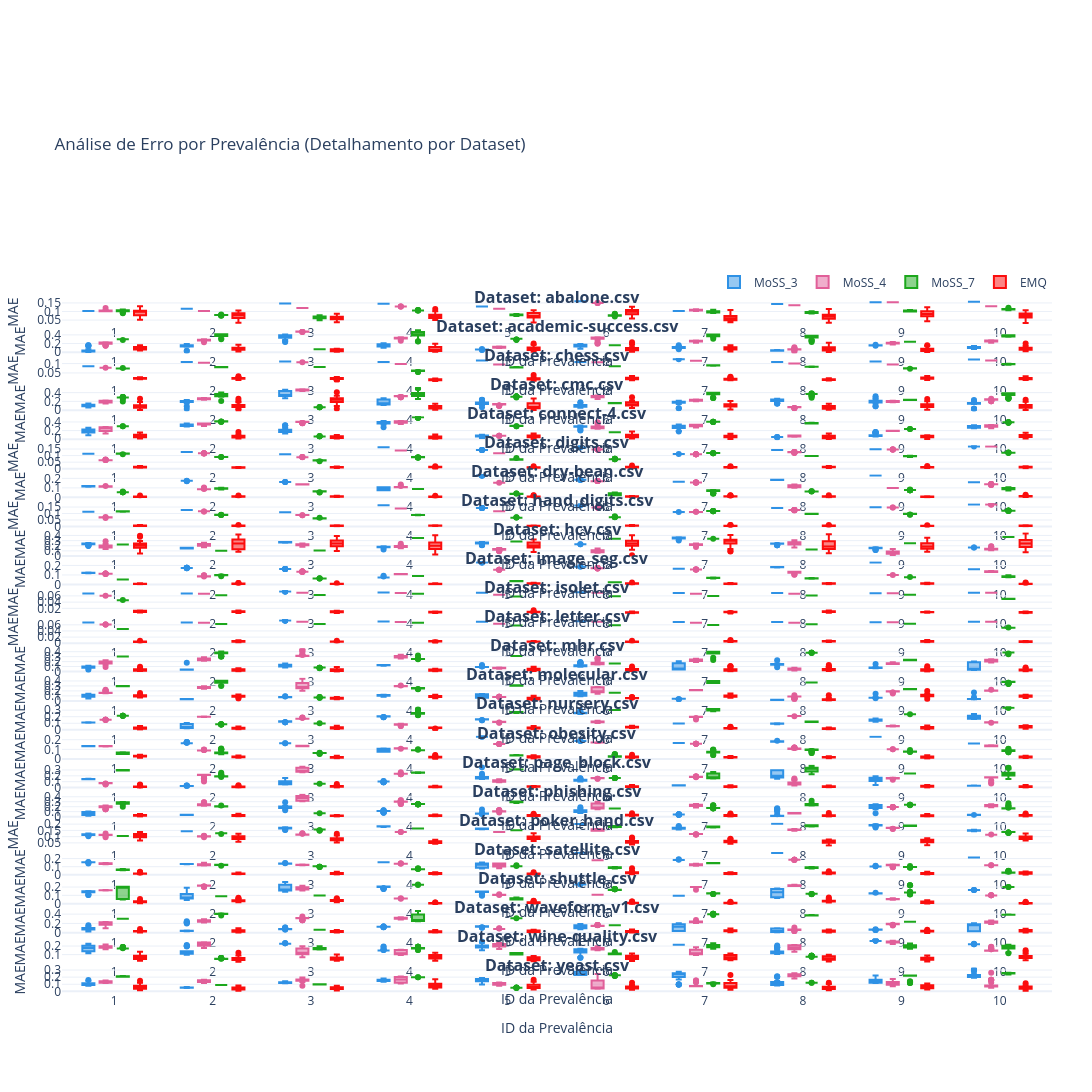

The cell this chart's notebook holds for it:
### Code cell
import pandas as pd
import plotly.graph_objects as go
import plotly.express as px
from plotly.subplots import make_subplots
import numpy as np

# 1. Carregar e Limpar os dados
df = pd.read_csv("cross_nclasses_experiment.csv")
df['erro'] = pd.to_numeric(df['erro'], errors='coerce')
df = df.dropna(subset=['erro', 'modelo', 'dataset'])

# 2. Configurações de layout
datasets = df['dataset'].unique()
n_datasets = len(datasets)
modelos = df['modelo'].unique()
n_repeats = 30

# Cores fixas
cores = px.colors.qualitative.Dark24
color_map = {modelo: cores[i % len(cores)] for i, modelo in enumerate(modelos)}

# --- AJUSTE DO ESPAÇAMENTO BRANCO ---
# Quanto maior a altura, menor deve ser o vertical_spacing relativo.
# 20 pixels de espaço real dividido pela altura total:
espaco_em_pixels = 100 
altura_por_dataset = 600 # 1600 era muito, mas se quiser manter, o cálculo abaixo ajusta
altura_total = n_datasets * altura_por_dataset
spacing_calculado = espaco_em_pixels / altura_total 

fig = make_subplots(
    rows=n_datasets, cols=1, 
    subplot_titles=[f"<b>Dataset: {ds}</b>" for ds in datasets],
    vertical_spacing=spacing_calculado # Espaçamento fixo em pixels convertido para relativo
)

# 3. Iterar por dataset e construir os boxplots
for i, ds in enumerate(datasets, 1):
    df_ds = df[df['dataset'] == ds].copy()
    df_ds['prevalencia_id'] = df_ds.groupby('modelo').cumcount() // n_repeats + 1
    
    for modelo in modelos:
        df_plot = df_ds[df_ds['modelo'] == modelo]
        
        if not df_plot.empty:
            fig.add_trace(
                go.Box(
                    x=df_plot['prevalencia_id'],
                    y=df_plot['erro'],
                    name=modelo,
                    marker_color=color_map[modelo],
                    boxpoints='outliers',
                    legendgroup=modelo,
                    showlegend=(i == 1),
                    offsetgroup=modelo
                ),
                row=i, col=1
            )

# 4. Ajustes Finais
fig.update_layout(
    height=altura_total,
    width=1300,
    template="plotly_white",
    title_text="Análise de Erro por Prevalência (Detalhamento por Dataset)",
    boxmode='group',
    showlegend=True,
    legend=dict(orientation="h", yanchor="bottom", y=1.005, xanchor="right", x=1),
    # Diminuir as margens internas de cada subplot para usar mais espaço
    margin=dict(t=300, b=100, l=60, r=40)
)

# Ajustar títulos das subfiguras (colocar mais perto do gráfico)
for i in range(len(fig.layout.annotations)):
    fig.layout.annotations[i].update(yshift=-10) # Empurra o título para baixo, mais perto do box

# Garantir eixos X visíveis
fig.update_xaxes(tickmode='linear', dtick=1, title_text="ID da Prevalência")
fig.update_yaxes(title_text="MAE")

# 5. Salvar
fig.write_html("resultado_sem_espacos.html")
print(f"✅ HTML gerado com spacing de {spacing_calculado:.5f}")
fig.show()

### Figure 1 — Plotly figure (JSON) as saved in the notebook; plotly's stock layout.template omitted (floating-point values rounded to 4 significant figures; data arrays with more than 128 entries replaced by an {"elided": "..."} marker saying what was removed)
{"data": [{"boxpoints": "outliers", "legendgroup": "MoSS_3", "marker": {"color": "#2E91E5"}, "name": "MoSS_3", "offsetgroup": "MoSS_3", "showlegend": true, "type": "box", "x": {"elided": "300 int values"}, "xaxis": "x", "y": {"elided": "300 float values"}, "yaxis": "y"}, {"boxpoints": "outliers", "legendgroup": "MoSS_4", "marker": {"color": "#E15F99"}, "name": "MoSS_4", "offsetgroup": "MoSS_4", "showlegend": true, "type": "box", "x": {"elided": "300 int values"}, "xaxis": "x", "y": {"elided": "300 float values"}, "yaxis": "y"}, {"boxpoints": "outliers", "legendgroup": "MoSS_7", "marker": {"color": "#1CA71C"}, "name": "MoSS_7", "offsetgroup": "MoSS_7", "showlegend": true, "type": "box", "x": {"elided": "300 int values"}, "xaxis": "x", "y": {"elided": "300 float values"}, "yaxis": "y"}, {"boxpoints": "outliers", "legendgroup": "EMQ", "marker": {"color": "#FB0D0D"}, "name": "EMQ", "offsetgroup": "EMQ", "showlegend": true, "type": "box", "x": {"elided": "300 int values"}, "xaxis": "x", "y": {"elided": "300 float values"}, "yaxis": "y"}, {"boxpoints": "outliers", "legendgroup": "MoSS_3", "marker": {"color": "#2E91E5"}, "name": "MoSS_3", "offsetgroup": "MoSS_3", "showlegend": false, "type": "box", "x": {"elided": "300 int values"}, "xaxis": "x2", "y": {"elided": "300 float values"}, "yaxis": "y2"}, {"boxpoints": "outliers", "legendgroup": "MoSS_4", "marker": {"color": "#E15F99"}, "name": "MoSS_4", "offsetgroup": "MoSS_4", "showlegend": false, "type": "box", "x": {"elided": "300 int values"}, "xaxis": "x2", "y": {"elided": "300 float values"}, "yaxis": "y2"}, {"boxpoints": "outliers", "legendgroup": "MoSS_7", "marker": {"color": "#1CA71C"}, "name": "MoSS_7", "offsetgroup": "MoSS_7", "showlegend": false, "type": "box", "x": {"elided": "300 int values"}, "xaxis": "x2", "y": {"elided": "300 float values"}, "yaxis": "y2"}, {"boxpoints": "outliers", "legendgroup": "EMQ", "marker": {"color": "#FB0D0D"}, "name": "EMQ", "offsetgroup": "EMQ", "showlegend": false, "type": "box", "x": {"elided": "300 int values"}, "xaxis": "x2", "y": {"elided": "300 float values"}, "yaxis": "y2"}, {"boxpoints": "outliers", "legendgroup": "MoSS_3", "marker": {"color": "#2E91E5"}, "name": "MoSS_3", "offsetgroup": "MoSS_3", "showlegend": false, "type": "box", "x": {"elided": "300 int values"}, "xaxis": "x3", "y": {"elided": "300 float values"}, "yaxis": "y3"}, {"boxpoints": "outliers", "legendgroup": "MoSS_4", "marker": {"color": "#E15F99"}, "name": "MoSS_4", "offsetgroup": "MoSS_4", "showlegend": false, "type": "box", "x": {"elided": "300 int values"}, "xaxis": "x3", "y": {"elided": "300 float values"}, "yaxis": "y3"}, {"boxpoints": "outliers", "legendgroup": "MoSS_7", "marker": {"color": "#1CA71C"}, "name": "MoSS_7", "offsetgroup": "MoSS_7", "showlegend": false, "type": "box", "x": {"elided": "300 int values"}, "xaxis": "x3", "y": {"elided": "300 float values"}, "yaxis": "y3"}, {"boxpoints": "outliers", "legendgroup": "EMQ", "marker": {"color": "#FB0D0D"}, "name": "EMQ", "offsetgroup": "EMQ", "showlegend": false, "type": "box", "x": {"elided": "300 int values"}, "xaxis": "x3", "y": {"elided": "300 float values"}, "yaxis": "y3"}, {"boxpoints": "outliers", "legendgroup": "MoSS_3", "marker": {"color": "#2E91E5"}, "name": "MoSS_3", "offsetgroup": "MoSS_3", "showlegend": false, "type": "box", "x": {"elided": "300 int values"}, "xaxis": "x4", "y": {"elided": "300 float values"}, "yaxis": "y4"}, {"boxpoints": "outliers", "legendgroup": "MoSS_4", "marker": {"color": "#E15F99"}, "name": "MoSS_4", "offsetgroup": "MoSS_4", "showlegend": false, "type": "box", "x": {"elided": "300 int values"}, "xaxis": "x4", "y": {"elided": "300 float values"}, "yaxis": "y4"}, {"boxpoints": "outliers", "legendgroup": "MoSS_7", "marker": {"color": "#1CA71C"}, "name": "MoSS_7", "offsetgroup": "MoSS_7", "showlegend": false, "type": "box", "x": {"elided": "300 int values"}, "xaxis": "x4", "y": {"elided": "300 float values"}, "yaxis": "y4"}, {"boxpoints": "outliers", "legendgroup": "EMQ", "marker": {"color": "#FB0D0D"}, "name": "EMQ", "offsetgroup": "EMQ", "showlegend": false, "type": "box", "x": {"elided": "300 int values"}, "xaxis": "x4", "y": {"elided": "300 float values"}, "yaxis": "y4"}, {"boxpoints": "outliers", "legendgroup": "MoSS_3", "marker": {"color": "#2E91E5"}, "name": "MoSS_3", "offsetgroup": "MoSS_3", "showlegend": false, "type": "box", "x": {"elided": "300 int values"}, "xaxis": "x5", "y": {"elided": "300 float values"}, "yaxis": "y5"}, {"boxpoints": "outliers", "legendgroup": "MoSS_4", "marker": {"color": "#E15F99"}, "name": "MoSS_4", "offsetgroup": "MoSS_4", "showlegend": false, "type": "box", "x": {"elided": "300 int values"}, "xaxis": "x5", "y": {"elided": "300 float values"}, "yaxis": "y5"}, {"boxpoints": "outliers", "legendgroup": "MoSS_7", "marker": {"color": "#1CA71C"}, "name": "MoSS_7", "offsetgroup": "MoSS_7", "showlegend": false, "type": "box", "x": {"elided": "300 int values"}, "xaxis": "x5", "y": {"elided": "300 float values"}, "yaxis": "y5"}, {"boxpoints": "outliers", "legendgroup": "EMQ", "marker": {"color": "#FB0D0D"}, "name": "EMQ", "offsetgroup": "EMQ", "showlegend": false, "type": "box", "x": {"elided": "300 int values"}, "xaxis": "x5", "y": {"elided": "300 float values"}, "yaxis": "y5"}, {"boxpoints": "outliers", "legendgroup": "MoSS_3", "marker": {"color": "#2E91E5"}, "name": "MoSS_3", "offsetgroup": "MoSS_3", "showlegend": false, "type": "box", "x": {"elided": "300 int values"}, "xaxis": "x6", "y": {"elided": "300 float values"}, "yaxis": "y6"}, {"boxpoints": "outliers", "legendgroup": "MoSS_4", "marker": {"color": "#E15F99"}, "name": "MoSS_4", "offsetgroup": "MoSS_4", "showlegend": false, "type": "box", "x": {"elided": "300 int values"}, "xaxis": "x6", "y": {"elided": "300 float values"}, "yaxis": "y6"}, {"boxpoints": "outliers", "legendgroup": "MoSS_7", "marker": {"color": "#1CA71C"}, "name": "MoSS_7", "offsetgroup": "MoSS_7", "showlegend": false, "type": "box", "x": {"elided": "300 int values"}, "xaxis": "x6", "y": {"elided": "300 float values"}, "yaxis": "y6"}, {"boxpoints": "outliers", "legendgroup": "EMQ", "marker": {"color": "#FB0D0D"}, "name": "EMQ", "offsetgroup": "EMQ", "showlegend": false, "type": "box", "x": {"elided": "300 int values"}, "xaxis": "x6", "y": {"elided": "300 float values"}, "yaxis": "y6"}, {"boxpoints": "outliers", "legendgroup": "MoSS_3", "marker": {"color": "#2E91E5"}, "name": "MoSS_3", "offsetgroup": "MoSS_3", "showlegend": false, "type": "box", "x": {"elided": "300 int values"}, "xaxis": "x7", "y": {"elided": "300 float values"}, "yaxis": "y7"}, {"boxpoints": "outliers", "legendgroup": "MoSS_4", "marker": {"color": "#E15F99"}, "name": "MoSS_4", "offsetgroup": "MoSS_4", "showlegend": false, "type": "box", "x": {"elided": "300 int values"}, "xaxis": "x7", "y": {"elided": "300 float values"}, "yaxis": "y7"}, {"boxpoints": "outliers", "legendgroup": "MoSS_7", "marker": {"color": "#1CA71C"}, "name": "MoSS_7", "offsetgroup": "MoSS_7", "showlegend": false, "type": "box", "x": {"elided": "300 int values"}, "xaxis": "x7", "y": {"elided": "300 float values"}, "yaxis": "y7"}, {"boxpoints": "outliers", "legendgroup": "EMQ", "marker": {"color": "#FB0D0D"}, "name": "EMQ", "offsetgroup": "EMQ", "showlegend": false, "type": "box", "x": {"elided": "300 int values"}, "xaxis": "x7", "y": {"elided": "300 float values"}, "yaxis": "y7"}, {"boxpoints": "outliers", "legendgroup": "MoSS_3", "marker": {"color": "#2E91E5"}, "name": "MoSS_3", "offsetgroup": "MoSS_3", "showlegend": false, "type": "box", "x": {"elided": "300 int values"}, "xaxis": "x8", "y": {"elided": "300 float values"}, "yaxis": "y8"}, {"boxpoints": "outliers", "legendgroup": "MoSS_4", "marker": {"color": "#E15F99"}, "name": "MoSS_4", "offsetgroup": "MoSS_4", "showlegend": false, "type": "box", "x": {"elided": "300 int values"}, "xaxis": "x8", "y": {"elided": "300 float values"}, "yaxis": "y8"}, {"boxpoints": "outliers", "legendgroup": "MoSS_7", "marker": {"color": "#1CA71C"}, "name": "MoSS_7", "offsetgroup": "MoSS_7", "showlegend": false, "type": "box", "x": {"elided": "300 int values"}, "xaxis": "x8", "y": {"elided": "300 float values"}, "yaxis": "y8"}, {"boxpoints": "outliers", "legendgroup": "EMQ", "marker": {"color": "#FB0D0D"}, "name": "EMQ", "offsetgroup": "EMQ", "showlegend": false, "type": "box", "x": {"elided": "300 int values"}, "xaxis": "x8", "y": {"elided": "300 float values"}, "yaxis": "y8"}, {"boxpoints": "outliers", "legendgroup": "MoSS_3", "marker": {"color": "#2E91E5"}, "name": "MoSS_3", "offsetgroup": "MoSS_3", "showlegend": false, "type": "box", "x": {"elided": "300 int values"}, "xaxis": "x9", "y": {"elided": "300 float values"}, "yaxis": "y9"}, {"boxpoints": "outliers", "legendgroup": "MoSS_4", "marker": {"color": "#E15F99"}, "name": "MoSS_4", "offsetgroup": "MoSS_4", "showlegend": false, "type": "box", "x": {"elided": "300 int values"}, "xaxis": "x9", "y": {"elided": "300 float values"}, "yaxis": "y9"}, {"boxpoints": "outliers", "legendgroup": "MoSS_7", "marker": {"color": "#1CA71C"}, "name": "MoSS_7", "offsetgroup": "MoSS_7", "showlegend": false, "type": "box", "x": {"elided": "300 int values"}, "xaxis": "x9", "y": {"elided": "300 float values"}, "yaxis": "y9"}, {"boxpoints": "outliers", "legendgroup": "EMQ", "marker": {"color": "#FB0D0D"}, "name": "EMQ", "offsetgroup": "EMQ", "showlegend": false, "type": "box", "x": {"elided": "300 int values"}, "xaxis": "x9", "y": {"elided": "300 float values"}, "yaxis": "y9"}, {"boxpoints": "outliers", "legendgroup": "MoSS_3", "marker": {"color": "#2E91E5"}, "name": "MoSS_3", "offsetgroup": "MoSS_3", "showlegend": false, "type": "box", "x": {"elided": "300 int values"}, "xaxis": "x10", "y": {"elided": "300 float values"}, "yaxis": "y10"}, {"boxpoints": "outliers", "legendgroup": "MoSS_4", "marker": {"color": "#E15F99"}, "name": "MoSS_4", "offsetgroup": "MoSS_4", "showlegend": false, "type": "box", "x": {"elided": "300 int values"}, "xaxis": "x10", "y": {"elided": "300 float values"}, "yaxis": "y10"}, {"boxpoints": "outliers", "legendgroup": "MoSS_7", "marker": {"color": "#1CA71C"}, "name": "MoSS_7", "offsetgroup": "MoSS_7", "showlegend": false, "type": "box", "x": {"elided": "300 int values"}, "xaxis": "x10", "y": {"elided": "300 float values"}, "yaxis": "y10"}, {"boxpoints": "outliers", "legendgroup": "EMQ", "marker": {"color": "#FB0D0D"}, "name": "EMQ", "offsetgroup": "EMQ", "showlegend": false, "type": "box", "x": {"elided": "300 int values"}, "xaxis": "x10", "y": {"elided": "300 float values"}, "yaxis": "y10"}, {"boxpoints": "outliers", "legendgroup": "MoSS_3", "marker": {"color": "#2E91E5"}, "name": "MoSS_3", "offsetgroup": "MoSS_3", "showlegend": false, "type": "box", "x": {"elided": "300 int values"}, "xaxis": "x11", "y": {"elided": "300 float values"}, "yaxis": "y11"}, {"boxpoints": "outliers", "legendgroup": "MoSS_4", "marker": {"color": "#E15F99"}, "name": "MoSS_4", "offsetgroup": "MoSS_4", "showlegend": false, "type": "box", "x": {"elided": "300 int values"}, "xaxis": "x11", "y": {"elided": "300 float values"}, "yaxis": "y11"}, {"boxpoints": "outliers", "legendgroup": "MoSS_7", "marker": {"color": "#1CA71C"}, "name": "MoSS_7", "offsetgroup": "MoSS_7", "showlegend": false, "type": "box", "x": {"elided": "300 int values"}, "xaxis": "x11", "y": {"elided": "300 float values"}, "yaxis": "y11"}, {"boxpoints": "outliers", "legendgroup": "EMQ", "marker": {"color": "#FB0D0D"}, "name": "EMQ", "offsetgroup": "EMQ", "showlegend": false, "type": "box", "x": {"elided": "300 int values"}, "xaxis": "x11", "y": {"elided": "300 float values"}, "yaxis": "y11"}, {"boxpoints": "outliers", "legendgroup": "MoSS_3", "marker": {"color": "#2E91E5"}, "name": "MoSS_3", "offsetgroup": "MoSS_3", "showlegend": false, "type": "box", "x": {"elided": "300 int values"}, "xaxis": "x12", "y": {"elided": "300 float values"}, "yaxis": "y12"}, {"boxpoints": "outliers", "legendgroup": "MoSS_4", "marker": {"color": "#E15F99"}, "name": "MoSS_4", "offsetgroup": "MoSS_4", "showlegend": false, "type": "box", "x": {"elided": "300 int values"}, "xaxis": "x12", "y": {"elided": "300 float values"}, "yaxis": "y12"}, {"boxpoints": "outliers", "legendgroup": "MoSS_7", "marker": {"color": "#1CA71C"}, "name": "MoSS_7", "offsetgroup": "MoSS_7", "showlegend": false, "type": "box", "x": {"elided": "300 int values"}, "xaxis": "x12", "y": {"elided": "300 float values"}, "yaxis": "y12"}, {"boxpoints": "outliers", "legendgroup": "EMQ", "marker": {"color": "#FB0D0D"}, "name": "EMQ", "offsetgroup": "EMQ", "showlegend": false, "type": "box", "x": {"elided": "300 int values"}, "xaxis": "x12", "y": {"elided": "300 float values"}, "yaxis": "y12"}, {"boxpoints": "outliers", "legendgroup": "MoSS_3", "marker": {"color": "#2E91E5"}, "name": "MoSS_3", "offsetgroup": "MoSS_3", "showlegend": false, "type": "box", "x": {"elided": "300 int values"}, "xaxis": "x13", "y": {"elided": "300 float values"}, "yaxis": "y13"}, {"boxpoints": "outliers", "legendgroup": "MoSS_4", "marker": {"color": "#E15F99"}, "name": "MoSS_4", "offsetgroup": "MoSS_4", "showlegend": false, "type": "box", "x": {"elided": "300 int values"}, "xaxis": "x13", "y": {"elided": "300 float values"}, "yaxis": "y13"}, {"boxpoints": "outliers", "legendgroup": "MoSS_7", "marker": {"color": "#1CA71C"}, "name": "MoSS_7", "offsetgroup": "MoSS_7", "showlegend": false, "type": "box", "x": {"elided": "300 int values"}, "xaxis": "x13", "y": {"elided": "300 float values"}, "yaxis": "y13"}, {"boxpoints": "outliers", "legendgroup": "EMQ", "marker": {"color": "#FB0D0D"}, "name": "EMQ", "offsetgroup": "EMQ", "showlegend": false, "type": "box", "x": {"elided": "300 int values"}, "xaxis": "x13", "y": {"elided": "300 float values"}, "yaxis": "y13"}, {"boxpoints": "outliers", "legendgroup": "MoSS_3", "marker": {"color": "#2E91E5"}, "name": "MoSS_3", "offsetgroup": "MoSS_3", "showlegend": false, "type": "box", "x": {"elided": "300 int values"}, "xaxis": "x14", "y": {"elided": "300 float values"}, "yaxis": "y14"}, {"boxpoints": "outliers", "legendgroup": "MoSS_4", "marker": {"color": "#E15F99"}, "name": "MoSS_4", "offsetgroup": "MoSS_4", "showlegend": false, "type": "box", "x": {"elided": "300 int values"}, "xaxis": "x14", "y": {"elided": "300 float values"}, "yaxis": "y14"}, {"boxpoints": "outliers", "legendgroup": "MoSS_7", "marker": {"color": "#1CA71C"}, "name": "MoSS_7", "offsetgroup": "MoSS_7", "showlegend": false, "type": "box", "x": {"elided": "300 int values"}, "xaxis": "x14", "y": {"elided": "300 float values"}, "yaxis": "y14"}, {"boxpoints": "outliers", "legendgroup": "EMQ", "marker": {"color": "#FB0D0D"}, "name": "EMQ", "offsetgroup": "EMQ", "showlegend": false, "type": "box", "x": {"elided": "300 int values"}, "xaxis": "x14", "y": {"elided": "300 float values"}, "yaxis": "y14"}, {"boxpoints": "outliers", "legendgroup": "MoSS_3", "marker": {"color": "#2E91E5"}, "name": "MoSS_3", "offsetgroup": "MoSS_3", "showlegend": false, "type": "box", "x": {"elided": "300 int values"}, "xaxis": "x15", "y": {"elided": "300 float values"}, "yaxis": "y15"}, {"boxpoints": "outliers", "legendgroup": "MoSS_4", "marker": {"color": "#E15F99"}, "name": "MoSS_4", "offsetgroup": "MoSS_4", "showlegend": false, "type": "box", "x": {"elided": "300 int values"}, "xaxis": "x15", "y": {"elided": "300 float values"}, "yaxis": "y15"}, {"boxpoints": "outliers", "legendgroup": "MoSS_7", "marker": {"color": "#1CA71C"}, "name": "MoSS_7", "offsetgroup": "MoSS_7", "showlegend": false, "type": "box", "x": {"elided": "300 int values"}, "xaxis": "x15", "y": {"elided": "300 float values"}, "yaxis": "y15"}, {"boxpoints": "outliers", "legendgroup": "EMQ", "marker": {"color": "#FB0D0D"}, "name": "EMQ", "offsetgroup": "EMQ", "showlegend": false, "type": "box", "x": {"elided": "300 int values"}, "xaxis": "x15", "y": {"elided": "300 float values"}, "yaxis": "y15"}, {"boxpoints": "outliers", "legendgroup": "MoSS_3", "marker": {"color": "#2E91E5"}, "name": "MoSS_3", "offsetgroup": "MoSS_3", "showlegend": false, "type": "box", "x": {"elided": "300 int values"}, "xaxis": "x16", "y": {"elided": "300 float values"}, "yaxis": "y16"}, {"boxpoints": "outliers", "legendgroup": "MoSS_4", "marker": {"color": "#E15F99"}, "name": "MoSS_4", "offsetgroup": "MoSS_4", "showlegend": false, "type": "box", "x": {"elided": "300 int values"}, "xaxis": "x16", "y": {"elided": "300 float values"}, "yaxis": "y16"}, {"boxpoints": "outliers", "legendgroup": "MoSS_7", "marker": {"color": "#1CA71C"}, "name": "MoSS_7", "offsetgroup": "MoSS_7", "showlegend": false, "type": "box", "x": {"elided": "300 int values"}, "xaxis": "x16", "y": {"elided": "300 float values"}, "yaxis": "y16"}, {"boxpoints": "outliers", "legendgroup": "EMQ", "marker": {"color": "#FB0D0D"}, "name": "EMQ", "offsetgroup": "EMQ", "showlegend": false, "type": "box", "x": {"elided": "300 int values"}, "xaxis": "x16", "y": {"elided": "300 float values"}, "yaxis": "y16"}, {"boxpoints": "outliers", "legendgroup": "MoSS_3", "marker": {"color": "#2E91E5"}, "name": "MoSS_3", "offsetgroup": "MoSS_3", "showlegend": false, "type": "box", "x": {"elided": "300 int values"}, "xaxis": "x17", "y": {"elided": "300 float values"}, "yaxis": "y17"}, {"boxpoints": "outliers", "legendgroup": "MoSS_4", "marker": {"color": "#E15F99"}, "name": "MoSS_4", "offsetgroup": "MoSS_4", "showlegend": false, "type": "box", "x": {"elided": "300 int values"}, "xaxis": "x17", "y": {"elided": "300 float values"}, "yaxis": "y17"}, {"boxpoints": "outliers", "legendgroup": "MoSS_7", "marker": {"color": "#1CA71C"}, "name": "MoSS_7", "offsetgroup": "MoSS_7", "showlegend": false, "type": "box", "x": {"elided": "300 int values"}, "xaxis": "x17", "y": {"elided": "300 float values"}, "yaxis": "y17"}, {"boxpoints": "outliers", "legendgroup": "EMQ", "marker": {"color": "#FB0D0D"}, "name": "EMQ", "offsetgroup": "EMQ", "showlegend": false, "type": "box", "x": {"elided": "300 int values"}, "xaxis": "x17", "y": {"elided": "300 float values"}, "yaxis": "y17"}, {"boxpoints": "outliers", "legendgroup": "MoSS_3", "marker": {"color": "#2E91E5"}, "name": "MoSS_3", "offsetgroup": "MoSS_3", "showlegend": false, "type": "box", "x": {"elided": "300 int values"}, "xaxis": "x18", "y": {"elided": "300 float values"}, "yaxis": "y18"}, {"boxpoints": "outliers", "legendgroup": "MoSS_4", "marker": {"color": "#E15F99"}, "name": "MoSS_4", "offsetgroup": "MoSS_4", "showlegend": false, "type": "box", "x": {"elided": "300 int values"}, "xaxis": "x18", "y": {"elided": "300 float values"}, "yaxis": "y18"}, {"boxpoints": "outliers", "legendgroup": "MoSS_7", "marker": {"color": "#1CA71C"}, "name": "MoSS_7", "offsetgroup": "MoSS_7", "showlegend": false, "type": "box", "x": {"elided": "300 int values"}, "xaxis": "x18", "y": {"elided": "300 float values"}, "yaxis": "y18"}, {"boxpoints": "outliers", "legendgroup": "EMQ", "marker": {"color": "#FB0D0D"}, "name": "EMQ", "offsetgroup": "EMQ", "showlegend": false, "type": "box", "x": {"elided": "300 int values"}, "xaxis": "x18", "y": {"elided": "300 float values"}, "yaxis": "y18"}, {"boxpoints": "outliers", "legendgroup": "MoSS_3", "marker": {"color": "#2E91E5"}, "name": "MoSS_3", "offsetgroup": "MoSS_3", "showlegend": false, "type": "box", "x": {"elided": "300 int values"}, "xaxis": "x19", "y": {"elided": "300 float values"}, "yaxis": "y19"}, {"boxpoints": "outliers", "legendgroup": "MoSS_4", "marker": {"color": "#E15F99"}, "name": "MoSS_4", "offsetgroup": "MoSS_4", "showlegend": false, "type": "box", "x": {"elided": "300 int values"}, "xaxis": "x19", "y": {"elided": "300 float values"}, "yaxis": "y19"}, {"boxpoints": "outliers", "legendgroup": "MoSS_7", "marker": {"color": "#1CA71C"}, "name": "MoSS_7", "offsetgroup": "MoSS_7", "showlegend": false, "type": "box", "x": {"elided": "300 int values"}, "xaxis": "x19", "y": {"elided": "300 float values"}, "yaxis": "y19"}, {"boxpoints": "outliers", "legendgroup": "EMQ", "marker": {"color": "#FB0D0D"}, "name": "EMQ", "offsetgroup": "EMQ", "showlegend": false, "type": "box", "x": {"elided": "300 int values"}, "xaxis": "x19", "y": {"elided": "300 float values"}, "yaxis": "y19"}, {"boxpoints": "outliers", "legendgroup": "MoSS_3", "marker": {"color": "#2E91E5"}, "name": "MoSS_3", "offsetgroup": "MoSS_3", "showlegend": false, "type": "box", "x": {"elided": "300 int values"}, "xaxis": "x20", "y": {"elided": "300 float values"}, "yaxis": "y20"}, {"boxpoints": "outliers", "legendgroup": "MoSS_4", "marker": {"color": "#E15F99"}, "name": "MoSS_4", "offsetgroup": "MoSS_4", "showlegend": false, "type": "box", "x": {"elided": "300 int values"}, "xaxis": "x20", "y": {"elided": "300 float values"}, "yaxis": "y20"}, {"boxpoints": "outliers", "legendgroup": "MoSS_7", "marker": {"color": "#1CA71C"}, "name": "MoSS_7", "offsetgroup": "MoSS_7", "showlegend": false, "type": "box", "x": {"elided": "300 int values"}, "xaxis": "x20", "y": {"elided": "300 float values"}, "yaxis": "y20"}, {"boxpoints": "outliers", "legendgroup": "EMQ", "marker": {"color": "#FB0D0D"}, "name": "EMQ", "offsetgroup": "EMQ", "showlegend": false, "type": "box", "x": {"elided": "300 int values"}, "xaxis": "x20", "y": {"elided": "300 float values"}, "yaxis": "y20"}, {"boxpoints": "outliers", "legendgroup": "MoSS_3", "marker": {"color": "#2E91E5"}, "name": "MoSS_3", "offsetgroup": "MoSS_3", "showlegend": false, "type": "box", "x": {"elided": "300 int values"}, "xaxis": "x21", "y": {"elided": "300 float values"}, "yaxis": "y21"}, {"boxpoints": "outliers", "legendgroup": "MoSS_4", "marker": {"color": "#E15F99"}, "name": "MoSS_4", "offsetgroup": "MoSS_4", "showlegend": false, "type": "box", "x": {"elided": "300 int values"}, "xaxis": "x21", "y": {"elided": "300 float values"}, "yaxis": "y21"}, {"boxpoints": "outliers", "legendgroup": "MoSS_7", "marker": {"color": "#1CA71C"}, "name": "MoSS_7", "offsetgroup": "MoSS_7", "showlegend": false, "type": "box", "x": {"elided": "300 int values"}, "xaxis": "x21", "y": {"elided": "300 float values"}, "yaxis": "y21"}, {"boxpoints": "outliers", "legendgroup": "EMQ", "marker": {"color": "#FB0D0D"}, "name": "EMQ", "offsetgroup": "EMQ", "showlegend": false, "type": "box", "x": {"elided": "300 int values"}, "xaxis": "x21", "y": {"elided": "300 float values"}, "yaxis": "y21"}, {"boxpoints": "outliers", "legendgroup": "MoSS_3", "marker": {"color": "#2E91E5"}, "name": "MoSS_3", "offsetgroup": "MoSS_3", "showlegend": false, "type": "box", "x": {"elided": "300 int values"}, "xaxis": "x22", "y": {"elided": "300 float values"}, "yaxis": "y22"}, {"boxpoints": "outliers", "legendgroup": "MoSS_4", "marker": {"color": "#E15F99"}, "name": "MoSS_4", "offsetgroup": "MoSS_4", "showlegend": false, "type": "box", "x": {"elided": "300 int values"}, "xaxis": "x22", "y": {"elided": "300 float values"}, "yaxis": "y22"}, {"boxpoints": "outliers", "legendgroup": "MoSS_7", "marker": {"color": "#1CA71C"}, "name": "MoSS_7", "offsetgroup": "MoSS_7", "showlegend": false, "type": "box", "x": {"elided": "300 int values"}, "xaxis": "x22", "y": {"elided": "300 float values"}, "yaxis": "y22"}, {"boxpoints": "outliers", "legendgroup": "EMQ", "marker": {"color": "#FB0D0D"}, "name": "EMQ", "offsetgroup": "EMQ", "showlegend": false, "type": "box", "x": {"elided": "300 int values"}, "xaxis": "x22", "y": {"elided": "300 float values"}, "yaxis": "y22"}, {"boxpoints": "outliers", "legendgroup": "MoSS_3", "marker": {"color": "#2E91E5"}, "name": "MoSS_3", "offsetgroup": "MoSS_3", "showlegend": false, "type": "box", "x": {"elided": "300 int values"}, "xaxis": "x23", "y": {"elided": "300 float values"}, "yaxis": "y23"}, {"boxpoints": "outliers", "legendgroup": "MoSS_4", "marker": {"color": "#E15F99"}, "name": "MoSS_4", "offsetgroup": "MoSS_4", "showlegend": false, "type": "box", "x": {"elided": "300 int values"}, "xaxis": "x23", "y": {"elided": "300 float values"}, "yaxis": "y23"}, {"boxpoints": "outliers", "legendgroup": "MoSS_7", "marker": {"color": "#1CA71C"}, "name": "MoSS_7", "offsetgroup": "MoSS_7", "showlegend": false, "type": "box", "x": {"elided": "300 int values"}, "xaxis": "x23", "y": {"elided": "300 float values"}, "yaxis": "y23"}, {"boxpoints": "outliers", "legendgroup": "EMQ", "marker": {"color": "#FB0D0D"}, "name": "EMQ", "offsetgroup": "EMQ", "showlegend": false, "type": "box", "x": {"elided": "300 int values"}, "xaxis": "x23", "y": {"elided": "300 float values"}, "yaxis": "y23"}, {"boxpoints": "outliers", "legendgroup": "MoSS_3", "marker": {"color": "#2E91E5"}, "name": "MoSS_3", "offsetgroup": "MoSS_3", "showlegend": false, "type": "box", "x": {"elided": "300 int values"}, "xaxis": "x24", "y": {"elided": "300 float values"}, "yaxis": "y24"}, {"boxpoints": "outliers", "legendgroup": "MoSS_4", "marker": {"color": "#E15F99"}, "name": "MoSS_4", "offsetgroup": "MoSS_4", "showlegend": false, "type": "box", "x": {"elided": "300 int values"}, "xaxis": "x24", "y": {"elided": "300 float values"}, "yaxis": "y24"}, {"boxpoints": "outliers", "legendgroup": "MoSS_7", "marker": {"color": "#1CA71C"}, "name": "MoSS_7", "offsetgroup": "MoSS_7", "showlegend": false, "type": "box", "x": {"elided": "300 int values"}, "xaxis": "x24", "y": {"elided": "300 float values"}, "yaxis": "y24"}, {"boxpoints": "outliers", "legendgroup": "EMQ", "marker": {"color": "#FB0D0D"}, "name": "EMQ", "offsetgroup": "EMQ", "showlegend": false, "type": "box", "x": {"elided": "300 int values"}, "xaxis": "x24", "y": {"elided": "300 float values"}, "yaxis": "y24"}], "layout": {"annotations": [{"font": {"size": 16}, "showarrow": false, "text": "<b>Dataset: abalone.csv</b>", "x": 0.5, "xanchor": "center", "xref": "paper", "y": 1, "yanchor": "bottom", "yref": "paper", "yshift": -10}, {"font": {"size": 16}, "showarrow": false, "text": "<b>Dataset: academic-success.csv</b>", "x": 0.5, "xanchor": "center", "xref": "paper", "y": 0.958, "yanchor": "bottom", "yref": "paper", "yshift": -10}, {"font": {"size": 16}, "showarrow": false, "text": "<b>Dataset: chess.csv</b>", "x": 0.5, "xanchor": "center", "xref": "paper", "y": 0.9161, "yanchor": "bottom", "yref": "paper", "yshift": -10}, {"font": {"size": 16}, "showarrow": false, "text": "<b>Dataset: cmc.csv</b>", "x": 0.5, "xanchor": "center", "xref": "paper", "y": 0.8741, "yanchor": "bottom", "yref": "paper", "yshift": -10}, {"font": {"size": 16}, "showarrow": false, "text": "<b>Dataset: connect-4.csv</b>", "x": 0.5, "xanchor": "center", "xref": "paper", "y": 0.8322, "yanchor": "bottom", "yref": "paper", "yshift": -10}, {"font": {"size": 16}, "showarrow": false, "text": "<b>Dataset: digits.csv</b>", "x": 0.5, "xanchor": "center", "xref": "paper", "y": 0.7902, "yanchor": "bottom", "yref": "paper", "yshift": -10}, {"font": {"size": 16}, "showarrow": false, "text": "<b>Dataset: dry-bean.csv</b>", "x": 0.5, "xanchor": "center", "xref": "paper", "y": 0.7483, "yanchor": "bottom", "yref": "paper", "yshift": -10}, {"font": {"size": 16}, "showarrow": false, "text": "<b>Dataset: hand_digits.csv</b>", "x": 0.5, "xanchor": "center", "xref": "paper", "y": 0.7063, "yanchor": "bottom", "yref": "paper", "yshift": -10}, {"font": {"size": 16}, "showarrow": false, "text": "<b>Dataset: hcv.csv</b>", "x": 0.5, "xanchor": "center", "xref": "paper", "y": 0.6644, "yanchor": "bottom", "yref": "paper", "yshift": -10}, {"font": {"size": 16}, "showarrow": false, "text": "<b>Dataset: image_seg.csv</b>", "x": 0.5, "xanchor": "center", "xref": "paper", "y": 0.6224, "yanchor": "bottom", "yref": "paper", "yshift": -10}, {"font": {"size": 16}, "showarrow": false, "text": "<b>Dataset: isolet.csv</b>", "x": 0.5, "xanchor": "center", "xref": "paper", "y": 0.5804, "yanchor": "bottom", "yref": "paper", "yshift": -10}, {"font": {"size": 16}, "showarrow": false, "text": "<b>Dataset: letter.csv</b>", "x": 0.5, "xanchor": "center", "xref": "paper", "y": 0.5385, "yanchor": "bottom", "yref": "paper", "yshift": -10}, {"font": {"size": 16}, "showarrow": false, "text": "<b>Dataset: mhr.csv</b>", "x": 0.5, "xanchor": "center", "xref": "paper", "y": 0.4965, "yanchor": "bottom", "yref": "paper", "yshift": -10}, {"font": {"size": 16}, "showarrow": false, "text": "<b>Dataset: molecular.csv</b>", "x": 0.5, "xanchor": "center", "xref": "paper", "y": 0.4546, "yanchor": "bottom", "yref": "paper", "yshift": -10}, {"font": {"size": 16}, "showarrow": false, "text": "<b>Dataset: nursery.csv</b>", "x": 0.5, "xanchor": "center", "xref": "paper", "y": 0.4126, "yanchor": "bottom", "yref": "paper", "yshift": -10}, {"font": {"size": 16}, "showarrow": false, "text": "<b>Dataset: obesity.csv</b>", "x": 0.5, "xanchor": "center", "xref": "paper", "y": 0.3707, "yanchor": "bottom", "yref": "paper", "yshift": -10}, {"font": {"size": 16}, "showarrow": false, "text": "<b>Dataset: page_block.csv</b>", "x": 0.5, "xanchor": "center", "xref": "paper", "y": 0.3287, "yanchor": "bottom", "yref": "paper", "yshift": -10}, {"font": {"size": 16}, "showarrow": false, "text": "<b>Dataset: phishing.csv</b>", "x": 0.5, "xanchor": "center", "xref": "paper", "y": 0.2867, "yanchor": "bottom", "yref": "paper", "yshift": -10}, {"font": {"size": 16}, "showarrow": false, "text": "<b>Dataset: poker_hand.csv</b>", "x": 0.5, "xanchor": "center", "xref": "paper", "y": 0.2448, "yanchor": "bottom", "yref": "paper", "yshift": -10}, {"font": {"size": 16}, "showarrow": false, "text": "<b>Dataset: satellite.csv</b>", "x": 0.5, "xanchor": "center", "xref": "paper", "y": 0.2028, "yanchor": "bottom", "yref": "paper", "yshift": -10}, {"font": {"size": 16}, "showarrow": false, "text": "<b>Dataset: shuttle.csv</b>", "x": 0.5, "xanchor": "center", "xref": "paper", "y": 0.1609, "yanchor": "bottom", "yref": "paper", "yshift": -10}, {"font": {"size": 16}, "showarrow": false, "text": "<b>Dataset: waveform-v1.csv</b>", "x": 0.5, "xanchor": "center", "xref": "paper", "y": 0.1189, "yanchor": "bottom", "yref": "paper", "yshift": -10}, {"font": {"size": 16}, "showarrow": false, "text": "<b>Dataset: wine-quality.csv</b>", "x": 0.5, "xanchor": "center", "xref": "paper", "y": 0.07697, "yanchor": "bottom", "yref": "paper", "yshift": -10}, {"font": {"size": 16}, "showarrow": false, "text": "<b>Dataset: yeast.csv</b>", "x": 0.5, "xanchor": "center", "xref": "paper", "y": 0.03501, "yanchor": "bottom", "yref": "paper", "yshift": -10}], "boxmode": "group", "height": 14400, "legend": {"orientation": "h", "x": 1, "xanchor": "right", "y": 1.005, "yanchor": "bottom"}, "margin": {"b": 100, "l": 60, "r": 40, "t": 300}, "showlegend": true, "title": {"text": "Análise de Erro por Prevalência (Detalhamento por Dataset)"}, "width": 1300, "xaxis": {"anchor": "y", "domain": [0, 1], "dtick": 1, "tickmode": "linear", "title": {"text": "ID da Prevalência"}}, "xaxis10": {"anchor": "y10", "domain": [0, 1], "dtick": 1, "tickmode": "linear", "title": {"text": "ID da Prevalência"}}, "xaxis11": {"anchor": "y11", "domain": [0, 1], "dtick": 1, "tickmode": "linear", "title": {"text": "ID da Prevalência"}}, "xaxis12": {"anchor": "y12", "domain": [0, 1], "dtick": 1, "tickmode": "linear", "title": {"text": "ID da Prevalência"}}, "xaxis13": {"anchor": "y13", "domain": [0, 1], "dtick": 1, "tickmode": "linear", "title": {"text": "ID da Prevalência"}}, "xaxis14": {"anchor": "y14", "domain": [0, 1], "dtick": 1, "tickmode": "linear", "title": {"text": "ID da Prevalência"}}, "xaxis15": {"anchor": "y15", "domain": [0, 1], "dtick": 1, "tickmode": "linear", "title": {"text": "ID da Prevalência"}}, "xaxis16": {"anchor": "y16", "domain": [0, 1], "dtick": 1, "tickmode": "linear", "title": {"text": "ID da Prevalência"}}, "xaxis17": {"anchor": "y17", "domain": [0, 1], "dtick": 1, "tickmode": "linear", "title": {"text": "ID da Prevalência"}}, "xaxis18": {"anchor": "y18", "domain": [0, 1], "dtick": 1, "tickmode": "linear", "title": {"text": "ID da Prevalência"}}, "xaxis19": {"anchor": "y19", "domain": [0, 1], "dtick": 1, "tickmode": "linear", "title": {"text": "ID da Prevalência"}}, "xaxis2": {"anchor": "y2", "domain": [0, 1], "dtick": 1, "tickmode": "linear", "title": {"text": "ID da Prevalência"}}, "xaxis20": {"anchor": "y20", "domain": [0, 1], "dtick": 1, "tickmode": "linear", "title": {"text": "ID da Prevalência"}}, "xaxis21": {"anchor": "y21", "domain": [0, 1], "dtick": 1, "tickmode": "linear", "title": {"text": "ID da Prevalência"}}, "xaxis22": {"anchor": "y22", "domain": [0, 1], "dtick": 1, "tickmode": "linear", "title": {"text": "ID da Prevalência"}}, "xaxis23": {"anchor": "y23", "domain": [0, 1], "dtick": 1, "tickmode": "linear", "title": {"text": "ID da Prevalência"}}, "xaxis24": {"anchor": "y24", "domain": [0, 1], "dtick": 1, "tickmode": "linear", "title": {"text": "ID da Prevalência"}}, "xaxis3": {"anchor": "y3", "domain": [0, 1], "dtick": 1, "tickmode": "linear", "title": {"text": "ID da Prevalência"}}, "xaxis4": {"anchor": "y4", "domain": [0, 1], "dtick": 1, "tickmode": "linear", "title": {"text": "ID da Prevalência"}}, "xaxis5": {"anchor": "y5", "domain": [0, 1], "dtick": 1, "tickmode": "linear", "title": {"text": "ID da Prevalência"}}, "xaxis6": {"anchor": "y6", "domain": [0, 1], "dtick": 1, "tickmode": "linear", "title": {"text": "ID da Prevalência"}}, "xaxis7": {"anchor": "y7", "domain": [0, 1], "dtick": 1, "tickmode": "linear", "title": {"text": "ID da Prevalência"}}, "xaxis8": {"anchor": "y8", "domain": [0, 1], "dtick": 1, "tickmode": "linear", "title": {"text": "ID da Prevalência"}}, "xaxis9": {"anchor": "y9", "domain": [0, 1], "dtick": 1, "tickmode": "linear", "title": {"text": "ID da Prevalência"}}, "yaxis": {"anchor": "x", "domain": [0.965, 1], "title": {"text": "MAE"}}, "yaxis10": {"anchor": "x10", "domain": [0.5874, 0.6224], "title": {"text": "MAE"}}, "yaxis11": {"anchor": "x11", "domain": [0.5454, 0.5804], "title": {"text": "MAE"}}, "yaxis12": {"anchor": "x12", "domain": [0.5035, 0.5385], "title": {"text": "MAE"}}, "yaxis13": {"anchor": "x13", "domain": [0.4615, 0.4965], "title": {"text": "MAE"}}, "yaxis14": {"anchor": "x14", "domain": [0.4196, 0.4546], "title": {"text": "MAE"}}, "yaxis15": {"anchor": "x15", "domain": [0.3776, 0.4126], "title": {"text": "MAE"}}, "yaxis16": {"anchor": "x16", "domain": [0.3356, 0.3707], "title": {"text": "MAE"}}, "yaxis17": {"anchor": "x17", "domain": [0.2937, 0.3287], "title": {"text": "MAE"}}, "yaxis18": {"anchor": "x18", "domain": [0.2517, 0.2867], "title": {"text": "MAE"}}, "yaxis19": {"anchor": "x19", "domain": [0.2098, 0.2448], "title": {"text": "MAE"}}, "yaxis2": {"anchor": "x2", "domain": [0.923, 0.958], "title": {"text": "MAE"}}, "yaxis20": {"anchor": "x20", "domain": [0.1678, 0.2028], "title": {"text": "MAE"}}, "yaxis21": {"anchor": "x21", "domain": [0.1259, 0.1609], "title": {"text": "MAE"}}, "yaxis22": {"anchor": "x22", "domain": [0.08391, 0.1189], "title": {"text": "MAE"}}, "yaxis23": {"anchor": "x23", "domain": [0.04196, 0.07697], "title": {"text": "MAE"}}, "yaxis24": {"anchor": "x24", "domain": [0, 0.03501], "title": {"text": "MAE"}}, "yaxis3": {"anchor": "x3", "domain": [0.8811, 0.9161], "title": {"text": "MAE"}}, "yaxis4": {"anchor": "x4", "domain": [0.8391, 0.8741], "title": {"text": "MAE"}}, "yaxis5": {"anchor": "x5", "domain": [0.7972, 0.8322], "title": {"text": "MAE"}}, "yaxis6": {"anchor": "x6", "domain": [0.7552, 0.7902], "title": {"text": "MAE"}}, "yaxis7": {"anchor": "x7", "domain": [0.7133, 0.7483], "title": {"text": "MAE"}}, "yaxis8": {"anchor": "x8", "domain": [0.6713, 0.7063], "title": {"text": "MAE"}}, "yaxis9": {"anchor": "x9", "domain": [0.6293, 0.6644], "title": {"text": "MAE"}}}}
